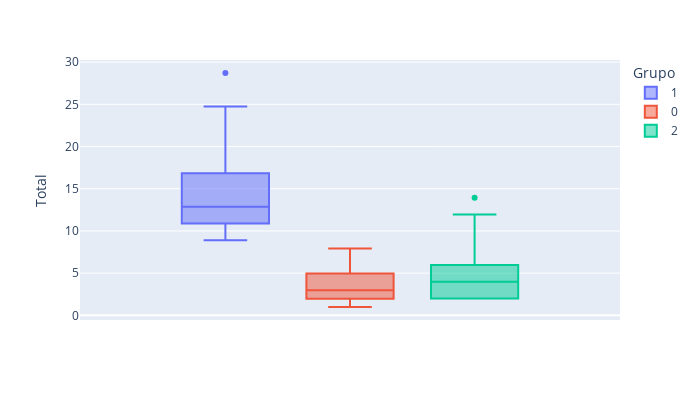

This figure's notebook cell:
### Code cell
# Total comprado
fig = px.box(df_cluster, y="Total", color="Grupo", width=700, height=400)
fig.show()

### Figure 1 — Plotly figure (JSON) as saved in the notebook; plotly's stock layout.template omitted (floating-point values rounded to 4 significant figures; data arrays with more than 128 entries replaced by an {"elided": "..."} marker saying what was removed)
{"data": [{"alignmentgroup": "True", "hovertemplate": "Grupo=1<br>Total=%{y}<extra></extra>", "legendgroup": "1", "marker": {"color": "#636efa"}, "name": "1", "notched": false, "offsetgroup": "1", "orientation": "v", "showlegend": true, "type": "box", "x0": " ", "xaxis": "x", "y": [10.89, 8.91, 14.85, 9.9, 16.83, 14.85, 9.9, 12.87, 13.86, 20.79, 17.82, 28.71, 15.84, 10.89, 15.84, 14.85, 11.88, 9.9, 11.88, 10.89, 18.81, 14.85, 13.86, 9.9, 11.88, 11.88, 11.88, 13.86, 9.9, 13.86, 16.83, 24.75, 8.91, 18.81, 12.87, 13.86, 8.91, 17.82, 10.89, 9.9, 12.87, 17.82, 12.87, 8.91, 10.89, 20.79, 9.9, 12.87, 13.86, 8.91, 9.9, 13.86, 16.83, 8.91, 17.82, 10.89, 10.89, 16.83, 17.82, 21.78, 21.78, 11.88, 14.85, 17.82, 8.91, 21.78, 8.91, 8.91, 12.87, 11.88], "y0": " ", "yaxis": "y"}, {"alignmentgroup": "True", "hovertemplate": "Grupo=0<br>Total=%{y}<extra></extra>", "legendgroup": "0", "marker": {"color": "#EF553B"}, "name": "0", "notched": false, "offsetgroup": "0", "orientation": "v", "showlegend": true, "type": "box", "x0": " ", "xaxis": "x", "y": {"elided": "345 float values"}, "y0": " ", "yaxis": "y"}, {"alignmentgroup": "True", "hovertemplate": "Grupo=2<br>Total=%{y}<extra></extra>", "legendgroup": "2", "marker": {"color": "#00cc96"}, "name": "2", "notched": false, "offsetgroup": "2", "orientation": "v", "showlegend": true, "type": "box", "x0": " ", "xaxis": "x", "y": [3.98, 1.99, 1.99, 3.98, 1.99, 3.98, 9.95, 1.99, 11.94, 1.99, 7.96, 1.99, 1.99, 1.99, 1.99, 3.98, 3.98, 9.95, 1.99, 1.99, 7.96, 11.94, 1.99, 5.97, 3.98, 7.96, 1.99, 1.99, 1.99, 3.98, 5.97, 1.99, 1.99, 3.98, 3.98, 1.99, 7.96, 1.99, 3.98, 1.99, 7.96, 1.99, 13.93, 5.97, 1.99, 7.96, 1.99, 3.98, 3.98, 1.99, 1.99], "y0": " ", "yaxis": "y"}], "layout": {"boxmode": "group", "height": 400, "legend": {"title": {"text": "Grupo"}, "tracegroupgap": 0}, "margin": {"t": 60}, "width": 700, "xaxis": {"anchor": "y", "domain": [0, 1]}, "yaxis": {"anchor": "x", "domain": [0, 1], "title": {"text": "Total"}}}}
